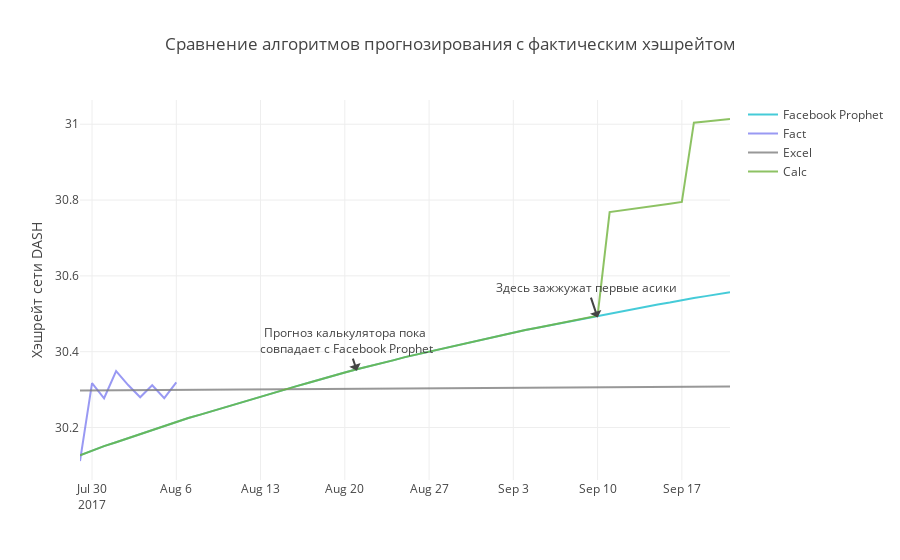

The notebook cell saved with this chart:
### Code cell
#


def show_forecast(data):

    # Facebook Prophet
    facebook_prophet = go.Scatter(
        name='Facebook Prophet',
        x=data.index,
        y=data.facebook_prophet,
        mode='lines',
        line=dict(color='#17BECF'),
        opacity = 0.8,
    )
    
      # excel
    excel = go.Scatter(
        name='Excel',
        x=data.index,
        y=data.excel,
        marker=dict(color="#7F7F7F"),
        mode='lines',
        opacity = 0.8,
    )
    
    
     # calc
    calc = go.Scatter(
        name='Calc',
        x=data.index,
        y=data.calc,
        marker=dict(color="#71B33C"),
        mode='lines',
        opacity = 0.8,
    )
    
  
    # fact
    fact = go.Scatter(
        name='Fact',
        x=data.index,
        y=data.fact,
        marker=dict(color="8080F0"),
        mode='lines',
         opacity = 0.8,
    )

    
    data = [facebook_prophet, fact, excel, calc]

    layout = go.Layout(
       
        yaxis=dict(title='Хэшрейт сети DASH'),
        title='Сравнение алгоритмов прогнозирования с фактическим хэшрейтом ',
        showlegend = True,
        )
    
    
    layout.update(dict(annotations=[
        go.Annotation(text="Прогноз калькулятора пока <br> совпадает с Facebook Prophet ", x='2017-08-21', y=30.35),
        go.Annotation(text="Здесь зажжужат первые асики ", x='2017-09-10', y=30.49)
    ]))
    
    
    fig = go.Figure(data=data, layout=layout)
    iplot(fig, show_link=False)

show_forecast(data)

### Figure 1 — Plotly figure (JSON) as saved in the notebook; plotly's stock layout.template omitted (floating-point values rounded to 4 significant figures)
{"data": [{"line": {"color": "#17BECF"}, "mode": "lines", "name": "Facebook Prophet", "opacity": 0.8, "type": "scatter", "x": ["2017-07-29", "2017-07-30", "2017-07-31", "2017-08-01", "2017-08-02", "2017-08-03", "2017-08-04", "2017-08-05", "2017-08-06", "2017-08-07", "2017-08-08", "2017-08-09", "2017-08-10", "2017-08-11", "2017-08-12", "2017-08-13", "2017-08-14", "2017-08-15", "2017-08-16", "2017-08-17", "2017-08-18", "2017-08-19", "2017-08-20", "2017-08-21", "2017-08-22", "2017-08-23", "2017-08-24", "2017-08-25", "2017-08-26", "2017-08-27", "2017-08-28", "2017-08-29", "2017-08-30", "2017-08-31", "2017-09-01", "2017-09-02", "2017-09-03", "2017-09-04", "2017-09-05", "2017-09-06", "2017-09-07", "2017-09-08", "2017-09-09", "2017-09-10", "2017-09-11", "2017-09-12", "2017-09-13", "2017-09-14", "2017-09-15", "2017-09-16", "2017-09-17", "2017-09-18", "2017-09-19", "2017-09-20", "2017-09-21"], "y": [30.13, 30.14, 30.15, 30.16, 30.17, 30.18, 30.19, 30.2, 30.21, 30.22, 30.23, 30.24, 30.25, 30.26, 30.27, 30.28, 30.29, 30.3, 30.31, 30.32, 30.33, 30.34, 30.35, 30.35, 30.36, 30.37, 30.38, 30.39, 30.39, 30.4, 30.41, 30.42, 30.42, 30.43, 30.44, 30.44, 30.45, 30.46, 30.46, 30.47, 30.48, 30.48, 30.49, 30.5, 30.5, 30.51, 30.51, 30.52, 30.52, 30.53, 30.54, 30.54, 30.55, 30.55, 30.56]}, {"marker": {"color": "8080F0"}, "mode": "lines", "name": "Fact", "opacity": 0.8, "type": "scatter", "x": ["2017-07-29", "2017-07-30", "2017-07-31", "2017-08-01", "2017-08-02", "2017-08-03", "2017-08-04", "2017-08-05", "2017-08-06", "2017-08-07", "2017-08-08", "2017-08-09", "2017-08-10", "2017-08-11", "2017-08-12", "2017-08-13", "2017-08-14", "2017-08-15", "2017-08-16", "2017-08-17", "2017-08-18", "2017-08-19", "2017-08-20", "2017-08-21", "2017-08-22", "2017-08-23", "2017-08-24", "2017-08-25", "2017-08-26", "2017-08-27", "2017-08-28", "2017-08-29", "2017-08-30", "2017-08-31", "2017-09-01", "2017-09-02", "2017-09-03", "2017-09-04", "2017-09-05", "2017-09-06", "2017-09-07", "2017-09-08", "2017-09-09", "2017-09-10", "2017-09-11", "2017-09-12", "2017-09-13", "2017-09-14", "2017-09-15", "2017-09-16", "2017-09-17", "2017-09-18", "2017-09-19", "2017-09-20", "2017-09-21"], "y": [30.11, 30.32, 30.28, 30.35, 30.31, 30.28, 30.31, 30.28, 30.32, null, null, null, null, null, null, null, null, null, null, null, null, null, null, null, null, null, null, null, null, null, null, null, null, null, null, null, null, null, null, null, null, null, null, null, null, null, null, null, null, null, null, null, null, null, null]}, {"marker": {"color": "#7F7F7F"}, "mode": "lines", "name": "Excel", "opacity": 0.8, "type": "scatter", "x": ["2017-07-29", "2017-07-30", "2017-07-31", "2017-08-01", "2017-08-02", "2017-08-03", "2017-08-04", "2017-08-05", "2017-08-06", "2017-08-07", "2017-08-08", "2017-08-09", "2017-08-10", "2017-08-11", "2017-08-12", "2017-08-13", "2017-08-14", "2017-08-15", "2017-08-16", "2017-08-17", "2017-08-18", "2017-08-19", "2017-08-20", "2017-08-21", "2017-08-22", "2017-08-23", "2017-08-24", "2017-08-25", "2017-08-26", "2017-08-27", "2017-08-28", "2017-08-29", "2017-08-30", "2017-08-31", "2017-09-01", "2017-09-02", "2017-09-03", "2017-09-04", "2017-09-05", "2017-09-06", "2017-09-07", "2017-09-08", "2017-09-09", "2017-09-10", "2017-09-11", "2017-09-12", "2017-09-13", "2017-09-14", "2017-09-15", "2017-09-16", "2017-09-17", "2017-09-18", "2017-09-19", "2017-09-20", "2017-09-21"], "y": [30.3, 30.3, 30.3, 30.3, 30.3, 30.3, 30.3, 30.3, 30.3, 30.3, 30.3, 30.3, 30.3, 30.3, 30.3, 30.3, 30.3, 30.3, 30.3, 30.3, 30.3, 30.3, 30.3, 30.3, 30.3, 30.3, 30.3, 30.3, 30.3, 30.3, 30.3, 30.3, 30.3, 30.3, 30.3, 30.3, 30.3, 30.3, 30.31, 30.31, 30.31, 30.31, 30.31, 30.31, 30.31, 30.31, 30.31, 30.31, 30.31, 30.31, 30.31, 30.31, 30.31, 30.31, 30.31]}, {"marker": {"color": "#71B33C"}, "mode": "lines", "name": "Calc", "opacity": 0.8, "type": "scatter", "x": ["2017-07-29", "2017-07-30", "2017-07-31", "2017-08-01", "2017-08-02", "2017-08-03", "2017-08-04", "2017-08-05", "2017-08-06", "2017-08-07", "2017-08-08", "2017-08-09", "2017-08-10", "2017-08-11", "2017-08-12", "2017-08-13", "2017-08-14", "2017-08-15", "2017-08-16", "2017-08-17", "2017-08-18", "2017-08-19", "2017-08-20", "2017-08-21", "2017-08-22", "2017-08-23", "2017-08-24", "2017-08-25", "2017-08-26", "2017-08-27", "2017-08-28", "2017-08-29", "2017-08-30", "2017-08-31", "2017-09-01", "2017-09-02", "2017-09-03", "2017-09-04", "2017-09-05", "2017-09-06", "2017-09-07", "2017-09-08", "2017-09-09", "2017-09-10", "2017-09-11", "2017-09-12", "2017-09-13", "2017-09-14", "2017-09-15", "2017-09-16", "2017-09-17", "2017-09-18", "2017-09-19", "2017-09-20", "2017-09-21"], "y": [30.13, 30.14, 30.15, 30.16, 30.17, 30.18, 30.19, 30.2, 30.21, 30.22, 30.23, 30.24, 30.25, 30.26, 30.27, 30.28, 30.29, 30.3, 30.31, 30.32, 30.33, 30.34, 30.35, 30.35, 30.36, 30.37, 30.38, 30.39, 30.39, 30.4, 30.41, 30.42, 30.42, 30.43, 30.44, 30.44, 30.45, 30.46, 30.46, 30.47, 30.48, 30.48, 30.49, 30.5, 30.77, 30.77, 30.78, 30.78, 30.79, 30.79, 30.8, 31.0, 31.01, 31.01, 31.01]}], "layout": {"annotations": [{"text": "Прогноз калькулятора пока <br> совпадает с Facebook Prophet ", "x": "2017-08-21", "y": 30.35}, {"text": "Здесь зажжужат первые асики ", "x": "2017-09-10", "y": 30.49}], "showlegend": true, "title": "Сравнение алгоритмов прогнозирования с фактическим хэшрейтом ", "yaxis": {"title": "Хэшрейт сети DASH"}}}
